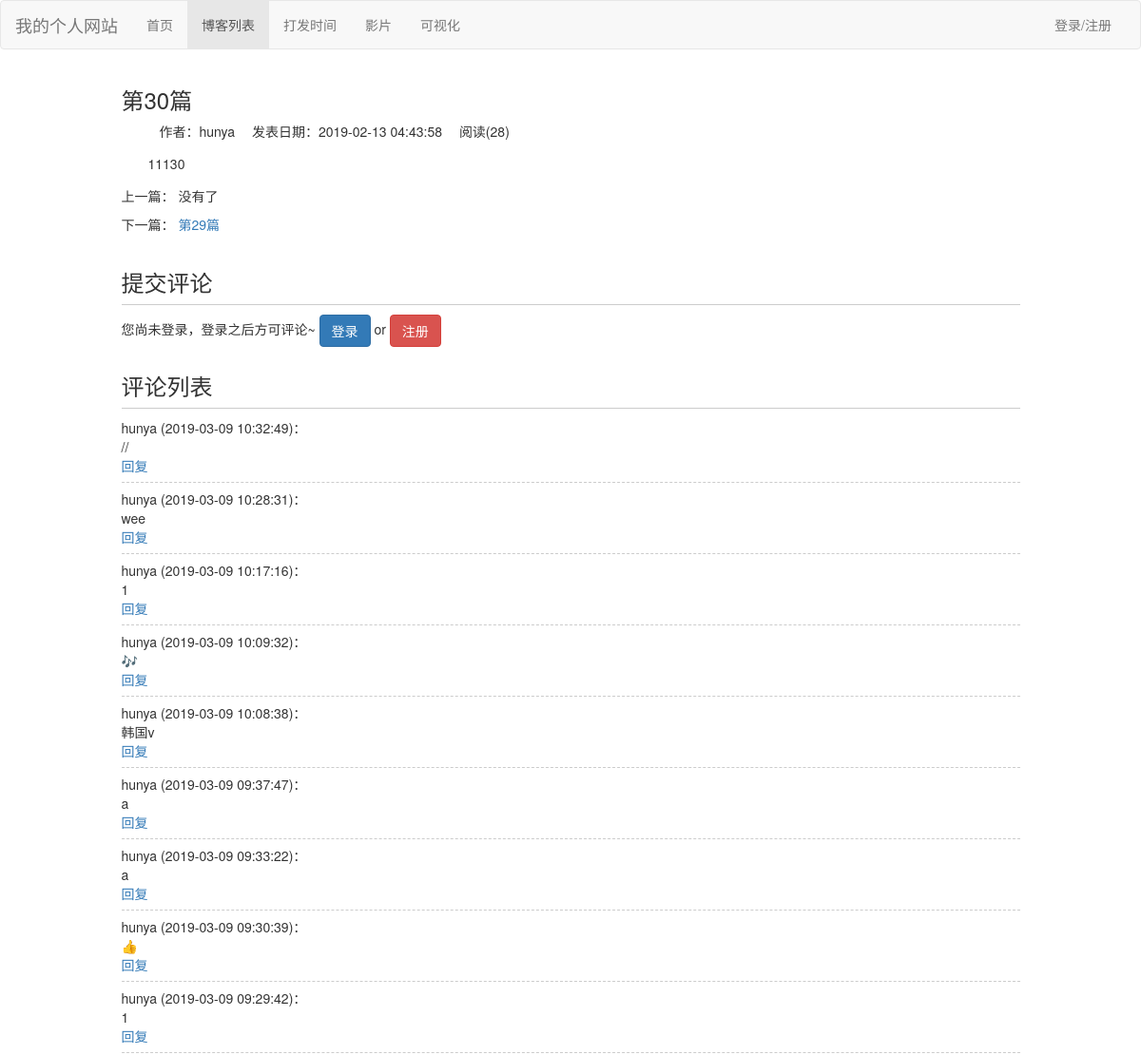
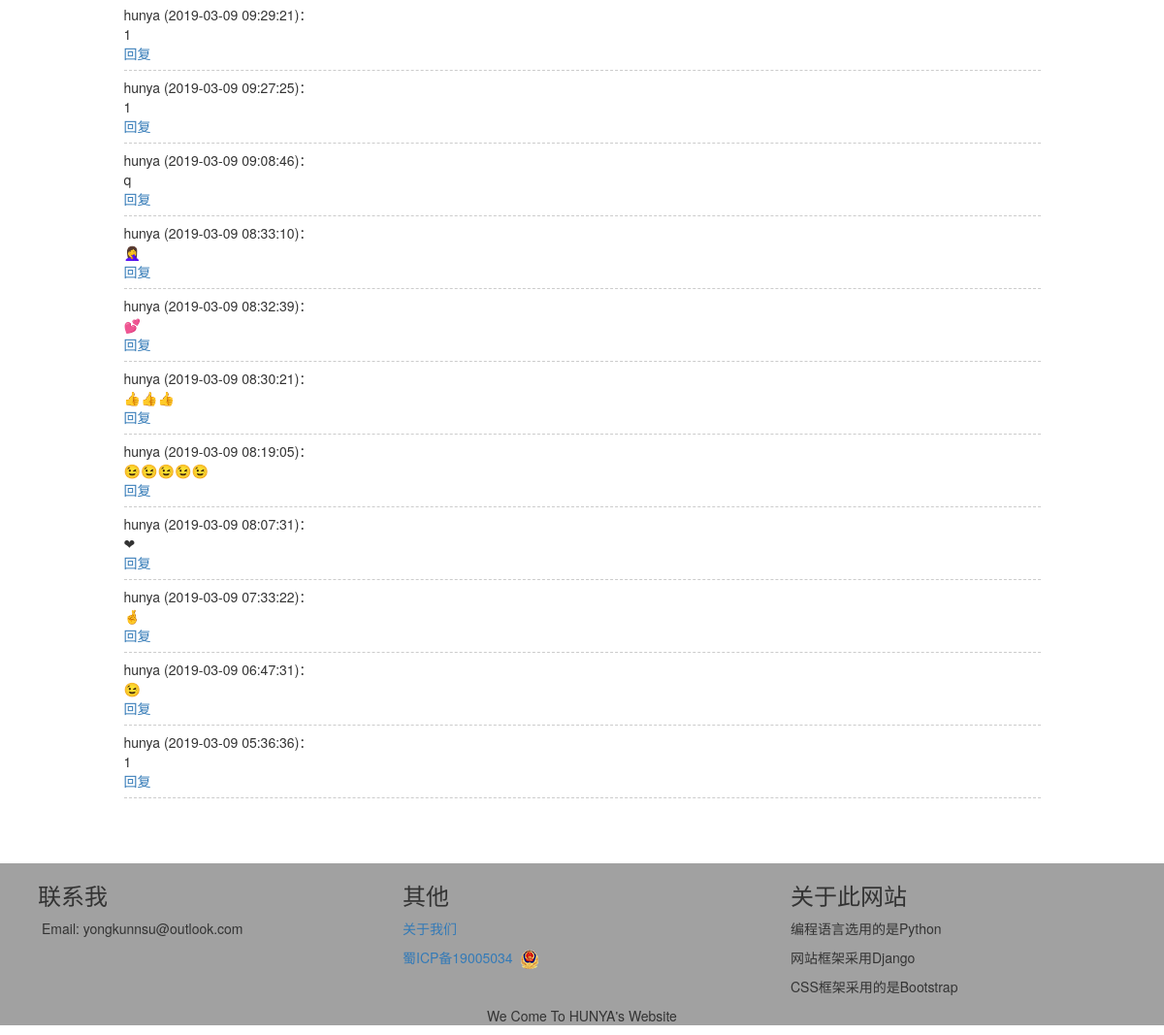
Page /list/34 on the committed database (2 pictures, top to bottom).
### blog/models.py (models this page shows, shortened)
class Blog(models.Model):
    title = models.CharField(max_length=50)
    blog_type = models.ForeignKey(BlogType, on_delete=models.DO_NOTHING)
    content = RichTextUploadingField()
    author = models.ForeignKey(User, on_delete=models.DO_NOTHING)
    created_time = models.DateTimeField(auto_now_add=True)
    read_num = models.IntegerField(default=0)
    last_updated_time = models.DateTimeField(auto_now=True)
    class Meta:
        ordering = ['-created_time']

### comment/models.py (models this page shows)
class Comment(models.Model):
    content_type = models.ForeignKey(ContentType, on_delete=models.DO_NOTHING)
    object_id = models.PositiveIntegerField()
    content_object = GenericForeignKey('content_type', 'object_id')
    text = models.TextField()
    comment_time = models.DateTimeField(auto_now_add=True)
    user = models.ForeignKey(User, on_delete=models.DO_NOTHING)
    class Meta:
        ordering = ['-comment_time']

### blog/views.py (the view)
# urls.py: path('<int:blog_pk>', views.blog_detail, name='article_detail'),
def blog_detail(request, blog_pk):  # 博客阅读页面
    blog = get_object_or_404(Blog, pk=blog_pk)
    blog_content_type = ContentType.objects.get_for_model(blog)
    comments = Comment.objects.filter(content_type=blog_content_type, object_id=blog.pk)
    if not request.COOKIES.get('blog_%s_read_num' % blog_pk):
        blog.read_num += 1
        blog.save()
    context = {}
    context['blog'] = blog
    context['comments'] = comments
    context['blog_on'] = Blog.objects.filter(created_time__gt=blog.created_time).last()
    context['blog_next'] = Blog.objects.filter(created_time__lt=blog.created_time).first()
    context['comment_from'] = CommentForm(initial={'content_type': blog_content_type.model, 'object_id': blog_pk})
    response = render(request, 'blog_detai.html', context)  ####
    response.set_cookie('blog_%s_read_num' % blog_pk, 'true')
    return response

### blog/templates/blog_detai.html (shortened to what this page needs)
{% extends 'all_onr.html' %}
{% block css_js %}
    <link rel="stylesheet" href="/static/blog.css">
{% endblock %}
{% block body %}
    <div class="container">
        <div class="row">
            <div class="col-xs-10 col-xs-offset-1">
                <h3>{{ blog.title }}</h3>
                <ul class="blog-info-description">
                    <li>作者：{{ blog.author }}</li>
                    <li>发表日期：{{ blog.created_time|date:"Y-m-d H:i:s" }}</li>
                    <li>阅读({{ blog.read_num }})</li>
                </ul>
                <div class="blog-content">{{ blog.content|safe }}</div>
                <div class="blog-more">
                    <p>上一篇：
                        {% if blog_on == NULL %}
                            没有了
                        {% else %}
                            <a href="{{ blog_on.pk }}">{{ blog_on.title }}</a>
                        {% endif %}
                    </p>
                    <p>下一篇：
                        {% if blog_next == NULL %}
                            没有了
                        {% else %}
                            <a href="{{ blog_next.pk }}">{{ blog_next.title }}</a>
                        {% endif %}
                    </p>
                </div>
            </div>
        </div>
        <div class="row">
            <div class="col-xs-10 col-xs-offset-1">
                <div class="comment-area">
                    <h3 class="comment-area-title">提交评论</h3>
                    {% if user.is_authenticated %}
                        <form id="comment_form" action="{% url 'update_comment' %}" method="POST"
                              style="overflow:hidden">
                            <label>{{ user.username }}，欢迎评论~</label>
                            {% csrf_token %}
                            {% for field in comment_from %}
                                {{ field }}
                            {% endfor %}
                            <span id="comment_error" class="text-danger pull-left"></span>
                            <input type="submit" value="评论" class="btn btn-primary pull-right">
                        </form>
                    {% else %}
                        您尚未登录，登录之后方可评论~
                        <a class="btn btn-primary" href="{% url 'login' %}?from={{ request.get_full_path }}">登录</a>
                        <span> or </span>
                        <a class="btn btn-danger" href="{% url 'registered' %}">注册</a>
                    {% endif %}
                </div>
                <div class="comment-area">
                    <h3 class="comment-area-title">评论列表</h3>
                    <div id="comment_list">
                        <div id="comment_list">
                            {% for comment in comments %}
                                <div id="root_{{ comment.pk }}" class="comment">
                                    <span>{{ comment.user.username }}</span>
                                    <span>({{ comment.comment_time|date:"Y-m-d H:i:s" }})：</span>
                                    <div id="comment_{{ comment.pk }}">
                                        {{ comment.text|safe }}
                                    </div>
                                    <a href="javascript:reply({{ comment.pk }});">回复</a>
                                </div>
                            {% empty %}
                                <span id="no_comment">暂无评论</span>
                            {% endfor %}
                        </div>
                    </div>
                </div>
            </div>
        </div>
    </div>
{% endblock %}
{% block low_bar %}
    <div class="row-o" style="background-color: #a1a1a1;margin-top: 60px;">
{% endblock %}

### static/blog.css (style rules this page uses)
ul.blog-info-description { list-style-type: none; margin-bottom: 1em; }
ul.blog-info-description li { display: inline-block; margin-right: 1em; }
div.blog-content { text-indent: 2em; }
div.blog-more { margin-top: 1em; }
div.comment-area { margin-top: 2em; }
h3.comment-area-title { border-bottom: 1px solid #ccc; padding-bottom: 0.4em; }
div.comment { border-bottom: 1px dashed #ccc; margin-bottom: 0.5em; padding-bottom: 0.5em; }

### rows in the picture
Blog: title "第30篇", author "hunya", created_time "2019-02-13 04:43:58", read_num "28", content "11130"
Blog: title "第29篇"
Comment: user.username "hunya", comment_time "2019-03-09 10:32:49", text "//"
Comment: user.username "hunya", comment_time "2019-03-09 10:28:31", text "wee"
Comment: user.username "hunya", comment_time "2019-03-09 10:17:16", text "1"
Comment: user.username "hunya", comment_time "2019-03-09 10:09:32", text "🎶"
Comment: user.username "hunya", comment_time "2019-03-09 10:08:38", text "韩国v"
Comment: user.username "hunya", comment_time "2019-03-09 09:37:47", text "a"
Comment: user.username "hunya", comment_time "2019-03-09 09:33:22", text "a"
Comment: user.username "hunya", comment_time "2019-03-09 09:30:39", text "👍"
Comment: user.username "hunya", comment_time "2019-03-09 09:29:42", text "1"
Comment: user.username "hunya", comment_time "2019-03-09 09:29:21", text "1"
Comment: user.username "hunya", comment_time "2019-03-09 09:27:25", text "1"
Comment: user.username "hunya", comment_time "2019-03-09 09:08:46", text "q"
Comment: user.username "hunya", comment_time "2019-03-09 08:33:10", text "🤦‍♀️"
Comment: user.username "hunya", comment_time "2019-03-09 08:32:39", text "💕"
Comment: user.username "hunya", comment_time "2019-03-09 08:30:21", text "👍👍👍"
Comment: user.username "hunya", comment_time "2019-03-09 08:19:05", text "😉😉😉😉😉"
Comment: user.username "hunya", comment_time "2019-03-09 08:07:31", text "❤"
Comment: user.username "hunya", comment_time "2019-03-09 07:33:22", text "🤞"
Comment: user.username "hunya", comment_time "2019-03-09 06:47:31", text "😉"
Comment: user.username "hunya", comment_time "2019-03-09 05:36:36", text "1"
